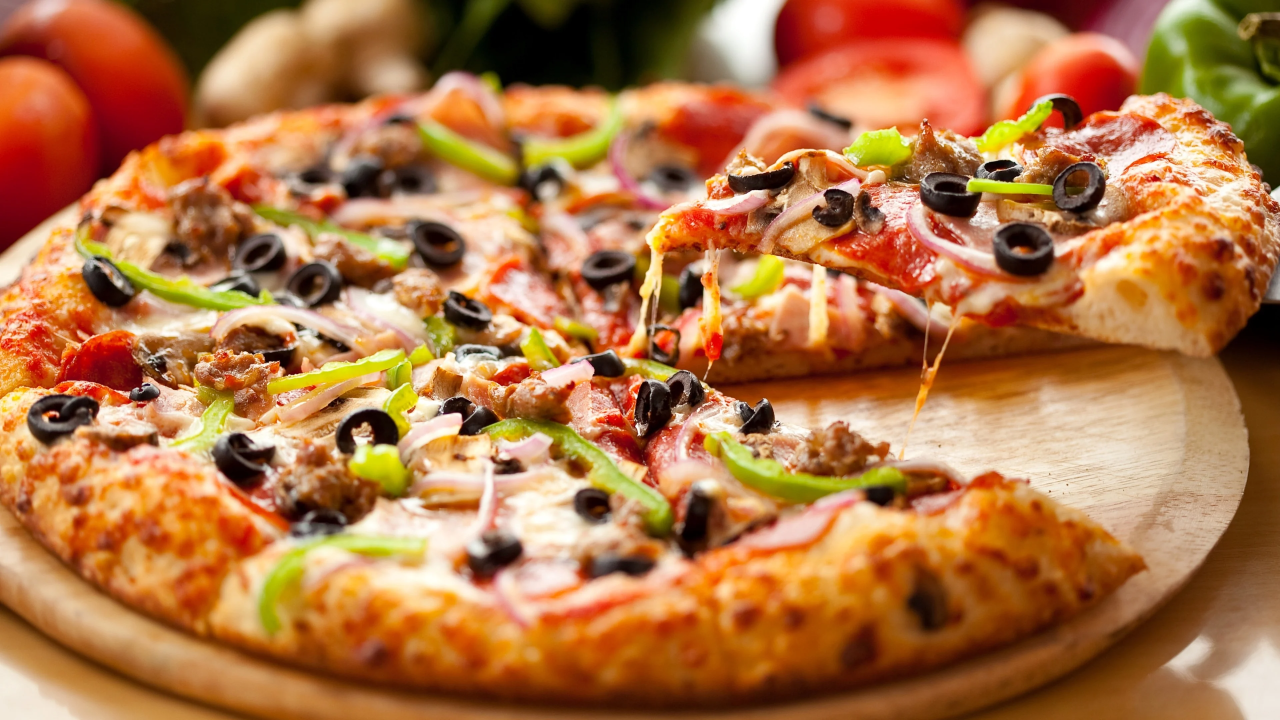
#> input picture craving/tools/source/pizza.webp, 3840 x 2160 px, found by its file name (shown at 1/3 size)
$ python build-base.py
#> lines starting #> are read from the running program, lines starting #| are printed output that depends on the picture; after the words box and inside, x2 and y2 are one past the last pixel; in counts of white or black regions, pixels touching at a corner belong together
#> in main, im is the input picture: PIL image 3840x2160 RGB; mean R, G, B 175.8, 116.9, 69.7
"""
Fotografische Produktbasis aus dem Quellfoto bauen.

Die Pizza im Foto ist perspektivisch und voll belegt — als Ausgangspunkt
fuer den Builder unbrauchbar. Sie wird deshalb zerlegt und neu aufgebaut:

  1. Rand: ein echtes Randstueck (Brot aussen, gebackener Kaese innen)
     wird ringfoermig um den Kreis gelegt (Polarabbildung, gespiegelt
     wiederholt, damit keine Naht entsteht).
  2. Flaeche: gebackener Kaese aus demselben Foto, gekachelt mit
     zufaelliger Drehung, Spiegelung und weichen Uebergaengen.
  3. Darueber Licht von oben links und eine dunkle Aussenkante.

Ergebnis ist eine Kaesepizza von oben, die vollstaendig aus echtem
Fotomaterial besteht — Belag kommt spaeter als eigene Foto-Ebene darauf.
"""
import os
import numpy as np
from PIL import Image, ImageDraw, ImageFilter

SRC = "tools/source/pizza.webp"
OUT = "public/food/pizza"

# Ausschnitte im Quellfoto (durch Kontaktbogen bestimmt)
CRUST = (3150, 640, 3800, 1060)          # aussen Brot (unten), innen Kaese (oben)
CHEESE = [(3300, 500, 3700, 800), (3450, 600, 3800, 860), (3280, 560, 3640, 830)]


def ring_from_strip(strip: Image.Image, size: int, r_in: float, r_out: float,
                    repeats: float = 6.0, wobble: float = 0.02) -> Image.Image:
    """Streifen ringfoermig legen. Ping-Pong-Wiederholung = keine Naht."""
    s = np.asarray(strip.convert("RGB")).astype(np.float32)
    sh, sw = s.shape[:2]
    yy, xx = np.mgrid[0:size, 0:size].astype(np.float32)
    c = size / 2
    dx, dy = xx - c, yy - c
    r = np.hypot(dx, dy)
    th = (np.arctan2(dy, dx) + np.pi) / (2 * np.pi)
    u = (th * repeats) % 2.0
    u = np.where(u > 1.0, 2.0 - u, u)
    # leicht unrunder Rand, wie bei handgeformtem Teig
    edge = 1.0 + wobble * np.sin(th * 2 * np.pi * 7 + 1.3) + wobble * 0.6 * np.sin(th * 2 * np.pi * 3)
    v = (r - r_in * edge) / np.maximum(r_out * edge - r_in * edge, 1e-6)
    inside = (v >= 0) & (v <= 1)
    sx = np.clip((u * (sw - 1)).astype(int), 0, sw - 1)
    sy = np.clip((np.clip(v, 0, 1) * (sh - 1)).astype(int), 0, sh - 1)
    rgb = s[sy, sx]
    modulation = (1.0
                  + 0.09 * np.sin(th * 2 * np.pi * 5 + 0.7)
                  + 0.05 * np.sin(th * 2 * np.pi * 11 + 2.1))[..., None]
    rgb = np.clip(rgb * modulation, 0, 255).astype(np.uint8)
    alpha = (inside * 255).astype(np.uint8)
    out = Image.fromarray(np.dstack([rgb, alpha]), "RGBA")
    # Kante minimal weichzeichnen, damit sie nicht wie ausgestanzt wirkt
    a = out.getchannel("A").filter(ImageFilter.GaussianBlur(size * 0.0022))
    out.putalpha(a)
    return out


def cheese_field(im: Image.Image, size: int, radius: int, seed: int = 11) -> Image.Image:
#> called with size = 1600, radius = 784, seed = 11
    rng = np.random.default_rng(seed)
    canvas = Image.new("RGBA", (size, size), (0, 0, 0, 0))
#> canvas: PIL image 1600x1600 RGBA; every value is 0
    tiles = [im.crop(box).convert("RGBA") for box in CHEESE]
#> tiles = 3 items
    step = int(radius * 0.36)
    for gy in range(-radius, radius + step, step):
        for gx in range(-radius, radius + step, step):
            if gx * gx + gy * gy > (radius * 1.3) ** 2:
                continue
            tile = tiles[int(rng.integers(len(tiles)))]
            if rng.random() < 0.5:
                tile = tile.transpose(Image.FLIP_LEFT_RIGHT)
            side = int(step * rng.uniform(2.2, 3.0))
            t = tile.resize((side, side), Image.LANCZOS)
            # Wichtig: weiche Ellipsenkante VOR dem Drehen setzen — sonst
            # schneidet die rechteckige Kachelkante sichtbare Kanten ins Bild.
            m = Image.new("L", (side, side), 0)
            inset = side * 0.14
            ImageDraw.Draw(m).ellipse([inset, inset, side - 1 - inset, side - 1 - inset], fill=255)
            m = m.filter(ImageFilter.GaussianBlur(side * 0.16))
            t.putalpha(m)
            t = t.rotate(float(rng.uniform(0, 360)), resample=Image.BICUBIC,
                         expand=True, fillcolor=(0, 0, 0, 0))
            w, h = t.size
            px = int(size / 2 + gx + rng.uniform(-step * 0.3, step * 0.3) - w / 2)
            py = int(size / 2 + gy + rng.uniform(-step * 0.3, step * 0.3) - h / 2)
            canvas.alpha_composite(t, (max(0, px), max(0, py))) if (px >= 0 and py >= 0 and px + w <= size and py + h <= size) else canvas.paste(t, (px, py), t)
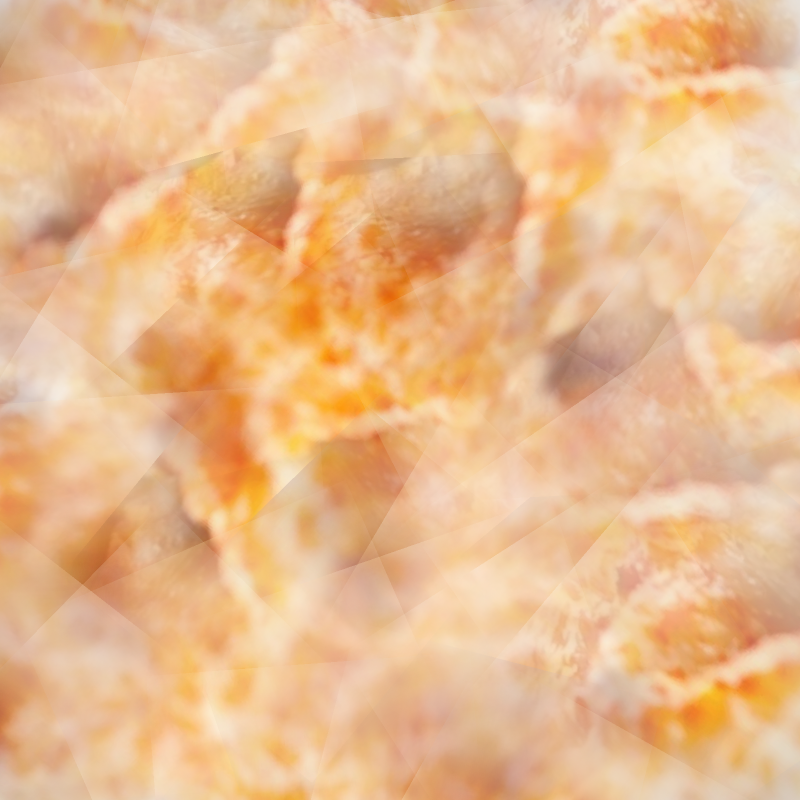
#> canvas: PIL image 1600x1600 RGBA (shown at 1/2 size); mean R, G, B, A 218.3, 141.5, 68.6, 153.2; transparent parts drawn white
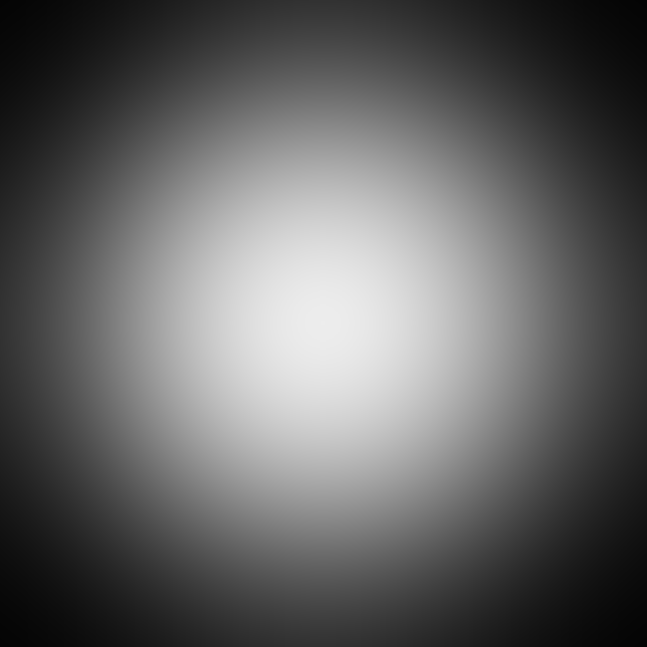
#> m: PIL image 647x647 L; min 4, max 237, mean 99.1
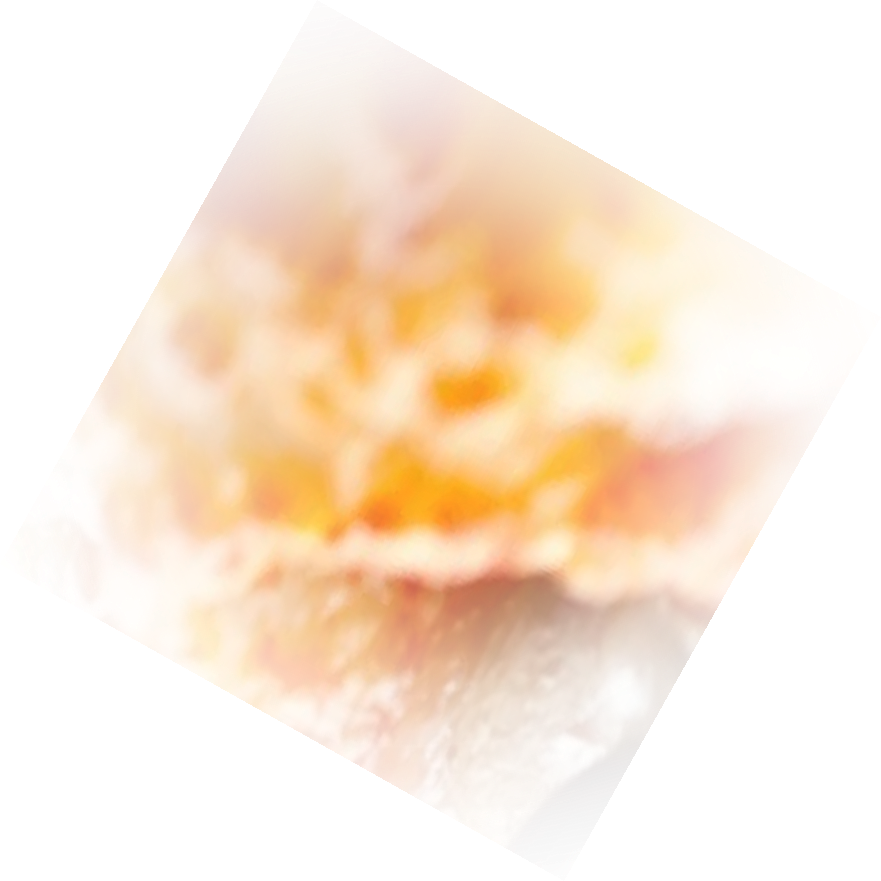
#> t: PIL image 881x881 RGBA; mean R, G, B, A 121.5, 80.7, 41.6, 53.2; transparent parts drawn white

    mask = Image.new("L", (size, size), 0)
#> mask: PIL image 1600x1600 L; every value is 0
    ImageDraw.Draw(mask).ellipse(
        [size / 2 - radius, size / 2 - radius, size / 2 + radius, size / 2 + radius], fill=255)
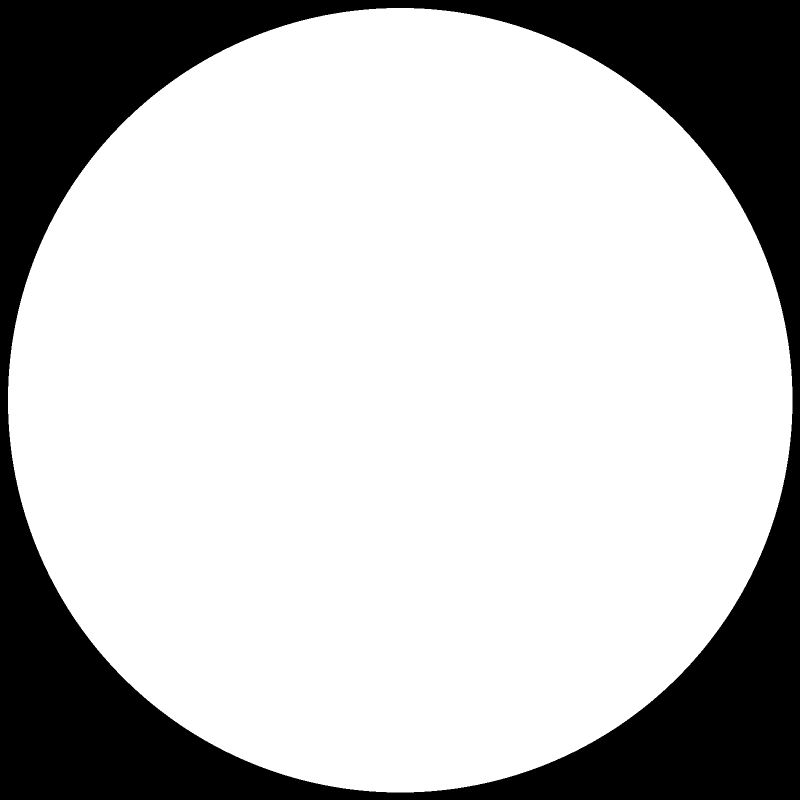
#> mask: PIL image 1600x1600 L (shown at 1/2 size); 75.5% white; 1 black region, box (x1, y1, x2, y2) and area: (0, 0, 1600, 1600) 626775
    mask = mask.filter(ImageFilter.GaussianBlur(radius * 0.03))
    a = np.asarray(canvas.getchannel("A")).astype(np.float32) * np.asarray(mask).astype(np.float32) / 255
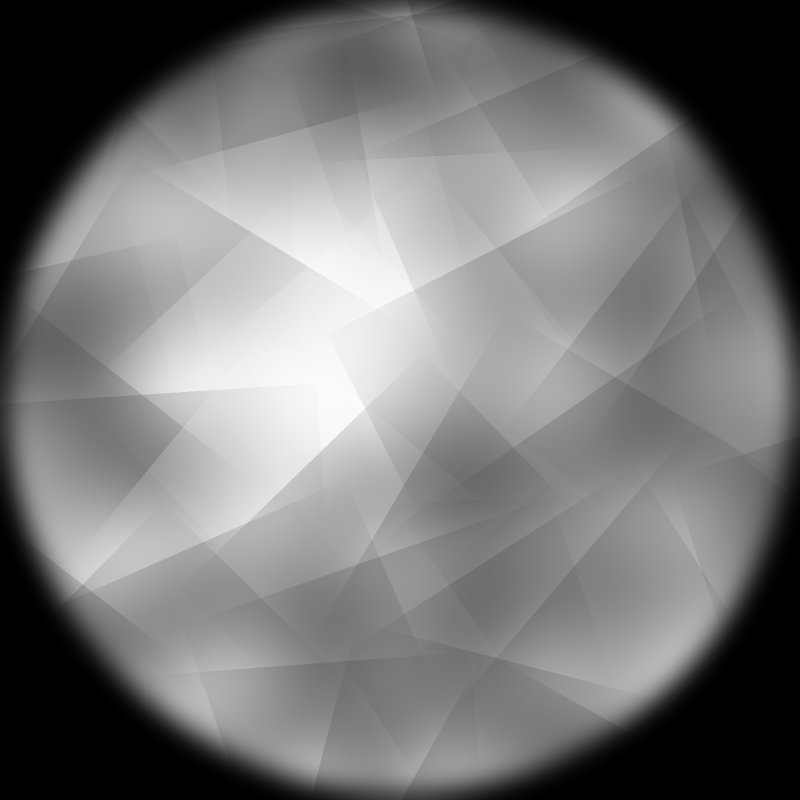
#> a: shape (1600, 1600) float32 (shown at 1/2 size); min 0, max 252, mean 118
    canvas.putalpha(Image.fromarray(a.astype(np.uint8), "L"))
    return canvas


def crust_shading(size: int, r_in: float, r_out: float, seed: int = 5) -> np.ndarray:
    """
    Helligkeitsprofil eines aufgegangenen Randes.

    Der Rand ist ein Wulst: innen eine Kerbe (Schatten), in der Mitte die
    hoechste Stelle (Licht), aussen die abfallende Kante (Schatten). Dazu
    kommen Backflecken. Alles als Multiplikator auf die Textur — dadurch
    bleibt echte Fotokoernung erhalten.
    """
#> called with size = 1600, r_in = 611, r_out = 784, seed = 5
    yy, xx = np.mgrid[0:size, 0:size].astype(np.float32)
    c = size / 2
    dx, dy = xx - c, yy - c
    r = np.hypot(dx, dy)
    th = np.arctan2(dy, dx)

    t = np.clip((r - r_in) / max(r_out - r_in, 1e-6), 0, 1)
    inside_ring = (r >= r_in - 2) & (r <= r_out)

    # Wulst: Sinus ueber die Randbreite, Kerbe innen betonen
    bulge = np.abs(np.sin(np.clip(t, 0, 1) * np.pi)) ** 0.7
    crease = np.exp(-((t - 0.02) ** 2) / 0.004) * 0.45
    outer = np.exp(-((t - 1.0) ** 2) / 0.02) * 0.35
    profile = 1.0 + 0.42 * bulge - crease - outer

    # Licht von oben links: der Wulst ist dort heller
    directional = 1.0 + 0.22 * np.cos(th + np.deg2rad(135))
    shade = np.where(inside_ring, profile * directional, 1.0)

    # Backflecken entlang des Randes
    rng = np.random.default_rng(seed)
    spots = np.zeros((size, size), np.float32)
    for _ in range(44):
        a = rng.uniform(0, 2 * np.pi)
        rr = r_in + (r_out - r_in) * rng.uniform(0.25, 0.85)
        sx, sy = c + rr * np.cos(a), c + rr * np.sin(a)
        rad = rng.uniform(size * 0.006, size * 0.018)
        spots += np.exp(-(((xx - sx) ** 2 + (yy - sy) ** 2) / (2 * rad ** 2))) * rng.uniform(0.18, 0.42)
    shade = shade * (1.0 - np.clip(spots, 0, 0.55))
    return shade


def apply_light(img: Image.Image, strength: float = 0.3) -> Image.Image:
#> called with strength = 0.3
    size = img.size[0]
#> size = 1600
    yy, xx = np.mgrid[0:size, 0:size].astype(np.float32)
    nx, ny = (xx - size * 0.37) / size, (yy - size * 0.32) / size
    d = np.sqrt(nx ** 2 + ny ** 2)
    light = np.clip(1.16 - d * 1.25, 0.55, 1.35)[..., None]
    arr = np.asarray(img).astype(np.float32)
    arr[..., :3] = np.clip(arr[..., :3] * (light * strength + (1 - strength)), 0, 255)
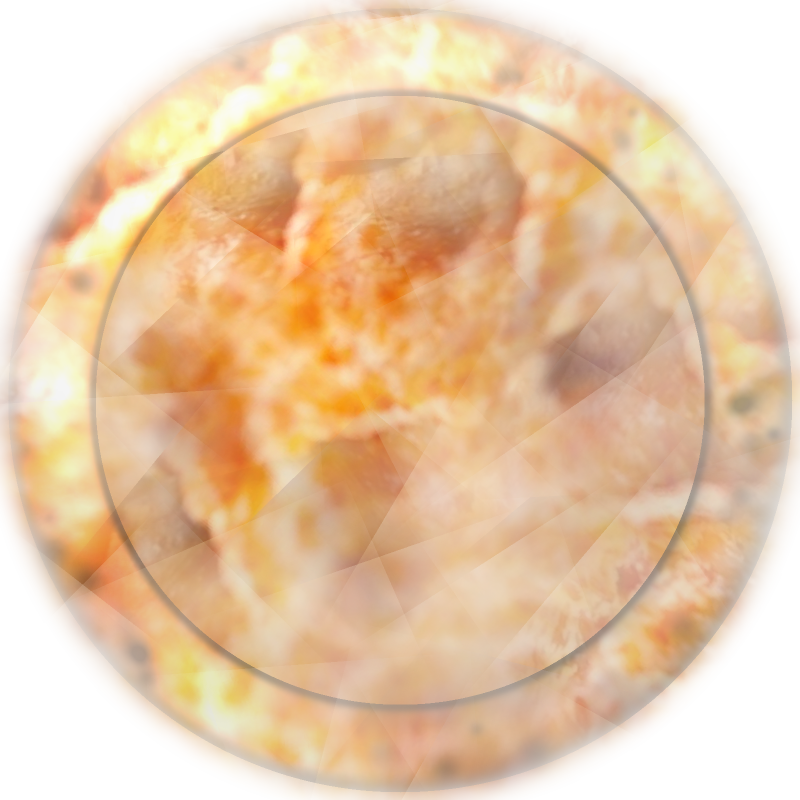
#> arr: shape (1600, 1600, 4) float32 (shown at 1/2 size); mean R, G, B, A 200, 134.3, 65.5, 118; transparent parts drawn white
    return Image.fromarray(arr.astype(np.uint8), "RGBA")


def main(size: int = 1600):
    os.makedirs(OUT, exist_ok=True)
    im = Image.open(SRC).convert("RGB")

    r_out = int(size * 0.49)
    r_crust_in = int(r_out * 0.78)

    # Eine durchgehende Kaeseflaeche bis zum Aussenrand — der Rand entsteht
    # nicht aus einer anderen Textur, sondern aus Licht und Form. Genau so
    # sieht er auch auf dem Vorlagenfoto aus: gebackener Kaese ueber dem
    # aufgegangenen Teigwulst.
    base = cheese_field(im, size, r_out)

    arr = np.asarray(base).astype(np.float32)
    shade = crust_shading(size, r_crust_in, r_out)[..., None]
    arr[..., :3] = np.clip(arr[..., :3] * shade, 0, 255)
    base = Image.fromarray(arr.astype(np.uint8), "RGBA")
    base = apply_light(base)

    # feines Korn, damit die Kachelung nicht als Muster liest
    arr = np.asarray(base).astype(np.float32)
    rng = np.random.default_rng(3)
    noise = rng.normal(0, 3.2, arr.shape[:2])[..., None]
    arr[..., :3] = np.clip(arr[..., :3] + noise, 0, 255)
    base = Image.fromarray(arr.astype(np.uint8), "RGBA")

    base.save(f"{OUT}/base-cheese.png")
    print("geschrieben:", f"{OUT}/base-cheese.png", base.size)
#| geschrieben: public/food/pizza/base-cheese.png (1600, 1600)


if __name__ == "__main__":
    main()
